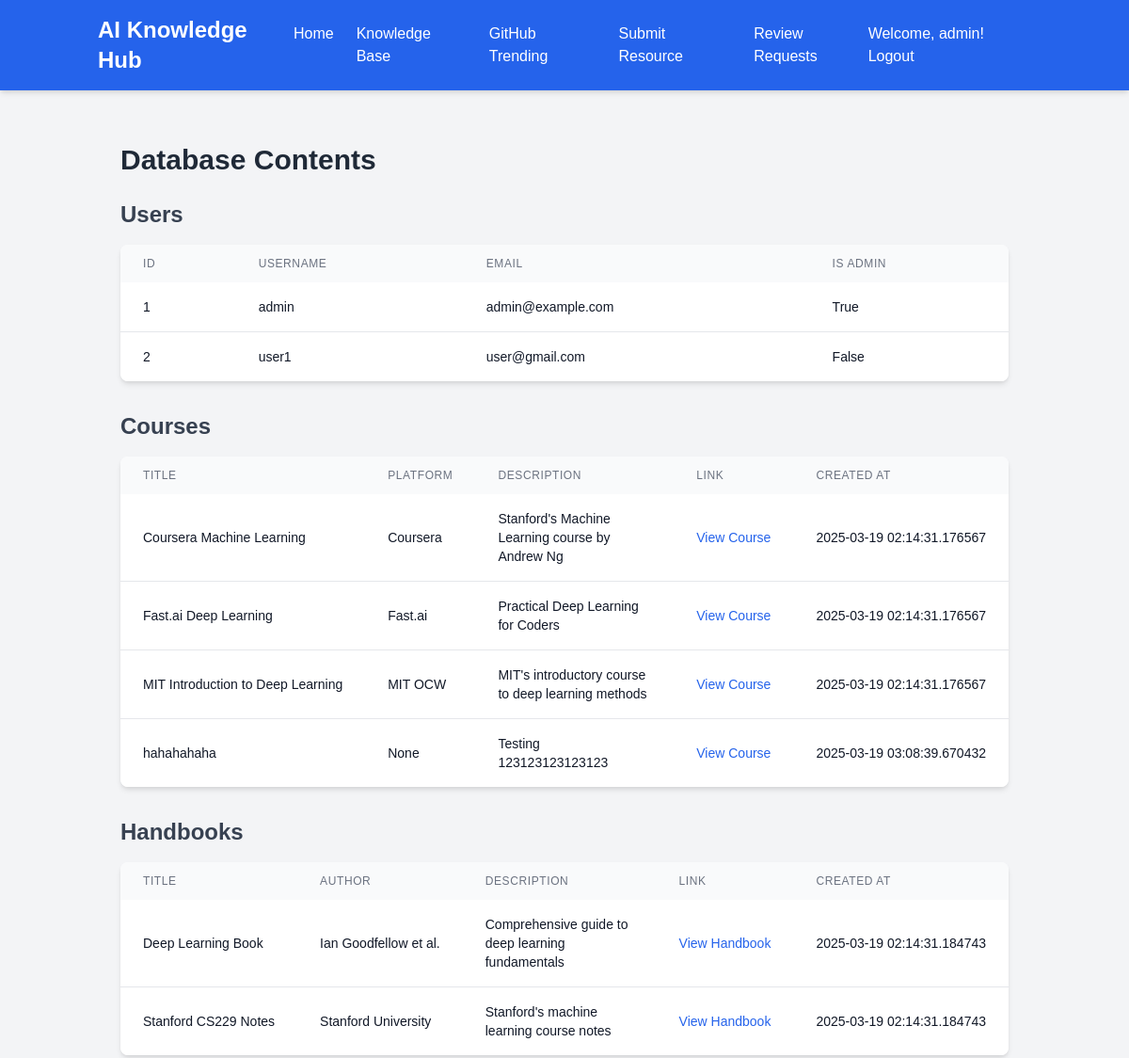
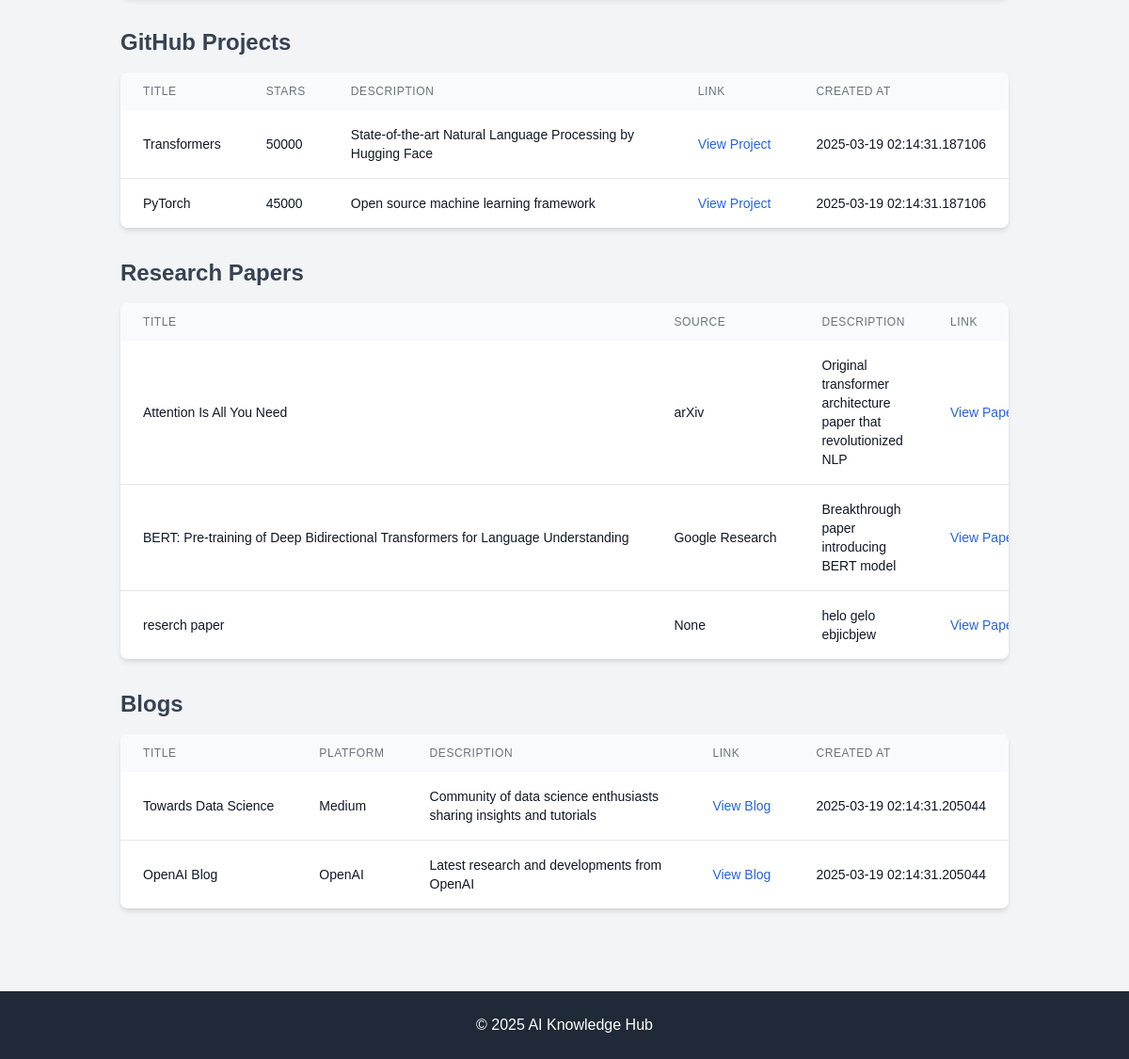
The page /db_view (signed in) on the database its author committed (2 pictures, top to bottom).
### models.py (models this page shows, shortened)
class User(UserMixin, db.Model):
    id = db.Column(db.Integer, primary_key=True)
    username = db.Column(db.String(80), unique=True, nullable=False)
    email = db.Column(db.String(120), unique=True, nullable=False)
    password_hash = db.Column(db.String(128))
    is_admin = db.Column(db.Boolean, default=False)
    created_at = db.Column(db.DateTime, default=datetime.utcnow)

class Course(db.Model):
    id = db.Column(db.Integer, primary_key=True)
    title = db.Column(db.String(200), nullable=False)
    url = db.Column(db.String(500), nullable=False)
    platform = db.Column(db.String(100))
    description = db.Column(db.Text)
    created_at = db.Column(db.DateTime, default=datetime.utcnow)

class Handbook(db.Model):
    id = db.Column(db.Integer, primary_key=True)
    title = db.Column(db.String(200), nullable=False)
    url = db.Column(db.String(500), nullable=False)
    author = db.Column(db.String(200))
    description = db.Column(db.Text)
    created_at = db.Column(db.DateTime, default=datetime.utcnow)

class GitHubProject(db.Model):
    id = db.Column(db.Integer, primary_key=True)
    title = db.Column(db.String(200), nullable=False)
    url = db.Column(db.String(500), nullable=False)
    stars = db.Column(db.Integer)
    description = db.Column(db.Text)
    created_at = db.Column(db.DateTime, default=datetime.utcnow)

class ResearchPaper(db.Model):
    id = db.Column(db.Integer, primary_key=True)
    title = db.Column(db.String(200), nullable=False)
    url = db.Column(db.String(500), nullable=False)
    source = db.Column(db.String(200))
    description = db.Column(db.Text)
    created_at = db.Column(db.DateTime, default=datetime.utcnow)

class Blog(db.Model):
    id = db.Column(db.Integer, primary_key=True)
    title = db.Column(db.String(200), nullable=False)
    url = db.Column(db.String(500), nullable=False)
    platform = db.Column(db.String(100))
    description = db.Column(db.Text)
    created_at = db.Column(db.DateTime, default=datetime.utcnow)

### app.py (the view)
@app.route('/db_view')
@login_required
def db_view():
    if not current_user.is_admin:
        flash('Access denied. Admin privileges required.', 'error')
        return redirect(url_for('index'))
    courses = Course.query.all()
    handbooks = Handbook.query.all()
    github_projects = GitHubProject.query.all()
    research_papers = ResearchPaper.query.all()
    blogs = Blog.query.all()
    users = User.query.all()  # Add this line to get all users
    return render_template('db_view.html',
                         courses=courses,
                         handbooks=handbooks,
                         github_projects=github_projects,
                         research_papers=research_papers,
                         blogs=blogs,
                         users=users)  # Add users to the template context

### app.py (called while the page is built)
@login_manager.user_loader
def load_user(user_id):
    return User.query.get(int(user_id))

def login_required(f):
    @wraps(f)
    def decorated_function(*args, **kwargs):
        if 'user_id' not in session:
            return redirect(url_for('login'))
        return f(*args, **kwargs)
    return decorated_function

### templates/db_view.html (shortened to what this page needs)
{% extends "base.html" %}
{% block content %}
<div class="max-w-6xl mx-auto p-6">
    <h1 class="text-3xl font-bold text-gray-800 mb-6">Database Contents</h1>
    <div class="section mb-8">
        <h2 class="text-2xl font-semibold text-gray-700 mb-4">Users</h2>
        <div class="bg-white shadow-md rounded-lg overflow-hidden">
            <table class="min-w-full">
                <thead class="bg-gray-50">
                    <tr>
                        <th class="px-6 py-3 text-left text-xs font-medium text-gray-500 uppercase tracking-wider">ID</th>
                        <th class="px-6 py-3 text-left text-xs font-medium text-gray-500 uppercase tracking-wider">Username</th>
                        <th class="px-6 py-3 text-left text-xs font-medium text-gray-500 uppercase tracking-wider">Email</th>
                        <th class="px-6 py-3 text-left text-xs font-medium text-gray-500 uppercase tracking-wider">Is Admin</th>
                    </tr>
                </thead>
                <tbody class="bg-white divide-y divide-gray-200">
                    {% for user in users %}
                    <tr>
                        <td class="px-6 py-4 whitespace-nowrap text-sm text-gray-900">{{ user.id }}</td>
                        <td class="px-6 py-4 whitespace-nowrap text-sm text-gray-900">{{ user.username }}</td>
                        <td class="px-6 py-4 whitespace-nowrap text-sm text-gray-900">{{ user.email }}</td>
                        <td class="px-6 py-4 whitespace-nowrap text-sm text-gray-900">{{ user.is_admin }}</td>
                    </tr>
                    {% endfor %}
                </tbody>
            </table>
        </div>
    </div>
    <div class="section mb-8">
        <h2 class="text-2xl font-semibold text-gray-700 mb-4">Courses</h2>
        <div class="bg-white shadow-md rounded-lg overflow-hidden">
            <table class="min-w-full">
                <thead class="bg-gray-50">
                    <tr>
                        <th class="px-6 py-3 text-left text-xs font-medium text-gray-500 uppercase tracking-wider">Title</th>
                        <th class="px-6 py-3 text-left text-xs font-medium text-gray-500 uppercase tracking-wider">Platform</th>
                        <th class="px-6 py-3 text-left text-xs font-medium text-gray-500 uppercase tracking-wider">Description</th>
                        <th class="px-6 py-3 text-left text-xs font-medium text-gray-500 uppercase tracking-wider">Link</th>
                        <th class="px-6 py-3 text-left text-xs font-medium text-gray-500 uppercase tracking-wider">Created At</th>
                    </tr>
                </thead>
                <tbody class="bg-white divide-y divide-gray-200">
                    {% for course in courses %}
                    <tr>
                        <td class="px-6 py-4 whitespace-nowrap text-sm text-gray-900">{{ course.title }}</td>
                        <td class="px-6 py-4 whitespace-nowrap text-sm text-gray-900">{{ course.platform }}</td>
                        <td class="px-6 py-4 text-sm text-gray-900">{{ course.description }}</td>
                        <td class="px-6 py-4 whitespace-nowrap text-sm">
                            <a href="{{ course.url }}" class="text-blue-600 hover:text-blue-900" target="_blank">View Course</a>
                        </td>
                        <td class="px-6 py-4 whitespace-nowrap text-sm text-gray-900">{{ course.created_at }}</td>
                    </tr>
                    {% endfor %}
                </tbody>
            </table>
        </div>
    </div>
    <div class="section mb-8">
        <h2 class="text-2xl font-semibold text-gray-700 mb-4">Handbooks</h2>
        <div class="bg-white shadow-md rounded-lg overflow-hidden">
            <table class="min-w-full">
                <thead class="bg-gray-50">
                    <tr>
                        <th class="px-6 py-3 text-left text-xs font-medium text-gray-500 uppercase tracking-wider">Title</th>
                        <th class="px-6 py-3 text-left text-xs font-medium text-gray-500 uppercase tracking-wider">Author</th>
                        <th class="px-6 py-3 text-left text-xs font-medium text-gray-500 uppercase tracking-wider">Description</th>
                        <th class="px-6 py-3 text-left text-xs font-medium text-gray-500 uppercase tracking-wider">Link</th>
                        <th class="px-6 py-3 text-left text-xs font-medium text-gray-500 uppercase tracking-wider">Created At</th>
                    </tr>
                </thead>
                <tbody class="bg-white divide-y divide-gray-200">
                    {% for handbook in handbooks %}
                    <tr>
                        <td class="px-6 py-4 whitespace-nowrap text-sm text-gray-900">{{ handbook.title }}</td>
                        <td class="px-6 py-4 whitespace-nowrap text-sm text-gray-900">{{ handbook.author }}</td>
                        <td class="px-6 py-4 text-sm text-gray-900">{{ handbook.description }}</td>
                        <td class="px-6 py-4 whitespace-nowrap text-sm">
                            <a href="{{ handbook.url }}" class="text-blue-600 hover:text-blue-900" target="_blank">View Handbook</a>
                        </td>
                        <td class="px-6 py-4 whitespace-nowrap text-sm text-gray-900">{{ handbook.created_at }}</td>
                    </tr>
                    {% endfor %}
                </tbody>
            </table>
        </div>
    </div>
    <div class="section mb-8">
        <h2 class="text-2xl font-semibold text-gray-700 mb-4">GitHub Projects</h2>
        <div class="bg-white shadow-md rounded-lg overflow-hidden">
            <table class="min-w-full">
                <thead class="bg-gray-50">
                    <tr>
                        <th class="px-6 py-3 text-left text-xs font-medium text-gray-500 uppercase tracking-wider">Title</th>
                        <th class="px-6 py-3 text-left text-xs font-medium text-gray-500 uppercase tracking-wider">Stars</th>
                        <th class="px-6 py-3 text-left text-xs font-medium text-gray-500 uppercase tracking-wider">Description</th>
                        <th class="px-6 py-3 text-left text-xs font-medium text-gray-500 uppercase tracking-wider">Link</th>
                        <th class="px-6 py-3 text-left text-xs font-medium text-gray-500 uppercase tracking-wider">Created At</th>
                    </tr>
                </thead>
                <tbody class="bg-white divide-y divide-gray-200">
                    {% for project in github_projects %}
                    <tr>
                        <td class="px-6 py-4 whitespace-nowrap text-sm text-gray-900">{{ project.title }}</td>
                        <td class="px-6 py-4 whitespace-nowrap text-sm text-gray-900">{{ project.stars }}</td>
                        <td class="px-6 py-4 text-sm text-gray-900">{{ project.description }}</td>
                        <td class="px-6 py-4 whitespace-nowrap text-sm">
                            <a href="{{ project.url }}" class="text-blue-600 hover:text-blue-900" target="_blank">View Project</a>
                        </td>
                        <td class="px-6 py-4 whitespace-nowrap text-sm text-gray-900">{{ project.created_at }}</td>
                    </tr>
                    {% endfor %}
                </tbody>
            </table>
        </div>
    </div>
    <div class="section mb-8">
        <h2 class="text-2xl font-semibold text-gray-700 mb-4">Research Papers</h2>
        <div class="bg-white shadow-md rounded-lg overflow-hidden">
            <table class="min-w-full">
                <thead class="bg-gray-50">
                    <tr>
                        <th class="px-6 py-3 text-left text-xs font-medium text-gray-500 uppercase tracking-wider">Title</th>
                        <th class="px-6 py-3 text-left text-xs font-medium text-gray-500 uppercase tracking-wider">Source</th>
                        <th class="px-6 py-3 text-left text-xs font-medium text-gray-500 uppercase tracking-wider">Description</th>
                        <th class="px-6 py-3 text-left text-xs font-medium text-gray-500 uppercase tracking-wider">Link</th>
                    </tr>
                </thead>
                <tbody class="bg-white divide-y divide-gray-200">
                    {% for paper in research_papers %}
                    <tr>
                        <td class="px-6 py-4 whitespace-nowrap text-sm text-gray-900">{{ paper.title }}</td>
                        <td class="px-6 py-4 whitespace-nowrap text-sm text-gray-900">{{ paper.source }}</td>
                        <td class="px-6 py-4 text-sm text-gray-900">{{ paper.description }}</td>
                        <td class="px-6 py-4 whitespace-nowrap text-sm">
                            <a href="{{ paper.url }}" class="text-blue-600 hover:text-blue-900" target="_blank">View Paper</a>
                        </td>
                    </tr>
                    {% endfor %}
                </tbody>
            </table>
        </div>
    </div>
    <div class="section mb-8">
        <h2 class="text-2xl font-semibold text-gray-700 mb-4">Blogs</h2>
        <div class="bg-white shadow-md rounded-lg overflow-hidden">
            <table class="min-w-full">
                <thead class="bg-gray-50">
                    <tr>
                        <th class="px-6 py-3 text-left text-xs font-medium text-gray-500 uppercase tracking-wider">Title</th>
                        <th class="px-6 py-3 text-left text-xs font-medium text-gray-500 uppercase tracking-wider">Platform</th>
                        <th class="px-6 py-3 text-left text-xs font-medium text-gray-500 uppercase tracking-wider">Description</th>
                        <th class="px-6 py-3 text-left text-xs font-medium text-gray-500 uppercase tracking-wider">Link</th>
                        <th class="px-6 py-3 text-left text-xs font-medium text-gray-500 uppercase tracking-wider">Created At</th>
                    </tr>
                </thead>
                <tbody class="bg-white divide-y divide-gray-200">
                    {% for blog in blogs %}
                    <tr>
                        <td class="px-6 py-4 whitespace-nowrap text-sm text-gray-900">{{ blog.title }}</td>
                        <td class="px-6 py-4 whitespace-nowrap text-sm text-gray-900">{{ blog.platform }}</td>
                        <td class="px-6 py-4 text-sm text-gray-900">{{ blog.description }}</td>
                        <td class="px-6 py-4 whitespace-nowrap text-sm">
                            <a href="{{ blog.url }}" class="text-blue-600 hover:text-blue-900" target="_blank">View Blog</a>
                        </td>
                        <td class="px-6 py-4 whitespace-nowrap text-sm text-gray-900">{{ blog.created_at }}</td>
                    </tr>
                    {% endfor %}
                </tbody>
            </table>
        </div>
    </div>
</div>
{% endblock %}

### templates/base.html (shortened to what this page needs)
<!DOCTYPE html>
<html lang="en">
<head>
    <link href="https://cdn.jsdelivr.net/npm/tailwindcss@2.2.19/dist/tailwind.min.css" rel="stylesheet">
</head>
<body class="bg-gray-100 min-h-screen flex flex-col">
    <header class="bg-blue-600 text-white shadow-md">
        <div class="container mx-auto px-4 py-4">
            <div class="flex justify-between items-center">
                <h1 class="text-2xl font-bold">AI Knowledge Hub</h1>
                <nav>
                    <ul class="flex space-x-6">
                        <li><a href="{{ url_for('index') }}" class="hover:text-blue-200 transition-colors">Home</a></li>
                        <li><a href="{{ url_for('knowledge_base') }}" class="hover:text-blue-200 transition-colors">Knowledge Base</a></li>
                        <li><a href="{{ url_for('github_trending') }}" class="hover:text-blue-200 transition-colors">GitHub Trending</a></li>
                        <li><a href="{{ url_for('submit_resource') }}" class="hover:text-blue-200 transition-colors">Submit Resource</a></li>
                        {% if current_user.is_admin %}
                        <li><a href="{{ url_for('review_requests') }}" class="hover:text-blue-200 transition-colors">Review Requests</a></li>
                        {% endif %}
                    </ul>
                </nav>
                <div class="user-info">
                    {% if session.get('user_id') %}
                        Welcome, {{ session.get('username') }}!
                        <a href="{{ url_for('logout') }}" class="hover:text-blue-200 transition-colors">Logout</a>
                    {% else %}
                        <a href="{{ url_for('login') }}" class="hover:text-blue-200 transition-colors">Login</a>
                        <a href="{{ url_for('register') }}" class="hover:text-blue-200 transition-colors">Register</a>
                    {% endif %}
                </div>
            </div>
        </div>
    </header>
    <main class="container mx-auto px-4 py-8 flex-grow">
        {% block content %}{% endblock %}
    </main>
    <footer class="bg-gray-800 text-white py-6">
        <div class="container mx-auto px-4 text-center">
            <p>&copy; 2025 AI Knowledge Hub</p>
        </div>
    </footer>
</body>
</html>

### templates/base.html (style rules this page uses)
body { font-family: Arial, sans-serif; margin: 0; padding: 0; }
.user-info { float: right; }
.user-info a { color: white; }

### rows shown on the page
User: get "admin", id "1", username "admin", email "admin@example.com", is_admin "True"
User: id "2", username "user1", email "user@gmail.com", is_admin "False"
Course: title "Coursera Machine Learning", platform "Coursera", description "Stanford's Machine Learning course by Andrew Ng", created_at "2025-03-19 02:14:31.176567"
Course: title "Fast.ai Deep Learning", platform "Fast.ai", description "Practical Deep Learning for Coders", created_at "2025-03-19 02:14:31.176567"
Course: title "MIT Introduction to Deep Learning", platform "MIT OCW", description "MIT's introductory course to deep learning methods", created_at "2025-03-19 02:14:31.176567"
Course: title "hahahahaha", platform "None", description "Testing 123123123123123", created_at "2025-03-19 03:08:39.670432"
Handbook: title "Deep Learning Book", author "Ian Goodfellow et al.", description "Comprehensive guide to deep learning fundamentals", created_at "2025-03-19 02:14:31.184743"
Handbook: title "Stanford CS229 Notes", author "Stanford University", description "Stanford's machine learning course notes", created_at "2025-03-19 02:14:31.184743"
GitHubProject: title "Transformers", stars "50000", description "State-of-the-art Natural Language Processing by Hugging Face", created_at "2025-03-19 02:14:31.187106"
GitHubProject: title "PyTorch", stars "45000", description "Open source machine learning framework", created_at "2025-03-19 02:14:31.187106"
ResearchPaper: title "Attention Is All You Need", source "arXiv", description "Original transformer architecture paper that revolutionized NLP"
ResearchPaper: title "BERT: Pre-training of Deep Bidirectional Transformers for Language Understanding", source "Google Research", description "Breakthrough paper introducing BERT model"
ResearchPaper: title "reserch paper", source "None", description "helo gelo ebjicbjew"
Blog: title "Towards Data Science", platform "Medium", description "Community of data science enthusiasts sharing insights and tutorials", created_at "2025-03-19 02:14:31.205044"
Blog: title "OpenAI Blog", platform "OpenAI", description "Latest research and developments from OpenAI", created_at "2025-03-19 02:14:31.205044"
